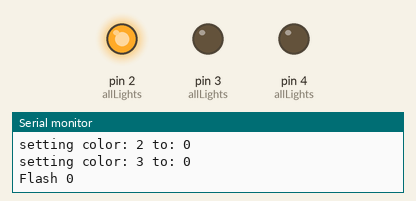
The program below on a simulated Arduino Pro Mini, built with avr-gcc and run on an emulated ATmega328P. On the bench: output pins drawn as LEDs (lit = HIGH), the last lines printed to the serial monitor. No radio packets arrive unless stated.

Above: at 0.2 s.
At 7.5 s:
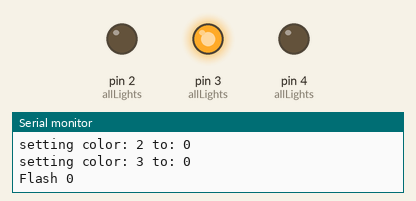
At 12.5 s:
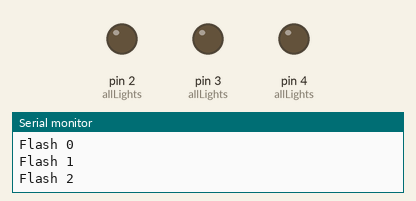
Timing chart, 0 to 17.0 s (numbered marks = the images above):
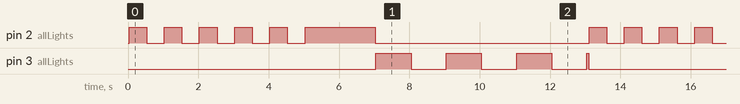

The program:

main.cpp
```cpp
#include <Arduino.h>
#include <config.h>
#include <RHReliableDatagram.h>
#include <RH_NRF24.h>
#include <SPI.h>

#define CLIENT_ADDRESS 1
#define SERVER_ADDRESS 2

// Singleton instance of the radio driver
RH_NRF24 driver;

RHReliableDatagram manager(driver, CLIENT_ADDRESS);

static const uint8_t allLights[] = {RED,YELLOW,GREEN};
uint8_t numberOfLights = sizeof(allLights);

uint8_t data[] = "Build-light transmition request";
uint8_t buf[RH_NRF24_MAX_MESSAGE_LEN];

enum Command {ALARM, WARNING, GOOD, LUNCH, DEMO};

void setLights(uint8_t colors[], uint8_t state) {
  uint8_t length = sizeof(colors);

  for (int colorIndex = 0; colorIndex < length; colorIndex++) {
    Serial.print("setting color: ");
    Serial.print(colors[colorIndex]);
    Serial.print(" to: ");
    Serial.println(state);
    digitalWrite(colors[colorIndex], state);
  }
}

void multipleOn(uint8_t colors[]) {
  setLights(colors, HIGH);
}

void multipleOff(uint8_t colors[]) {
  setLights(colors, LOW);
}

void allOff() {
  multipleOff(allLights);
}

void switchLight(uint8_t color) {
  allOff();
  digitalWrite(color, HIGH);
}

void flashLight(uint8_t color, uint8_t numberOfTimes, uint16_t speed, bool beep = false) {
  allOff();
  for(int count = 0; count < numberOfTimes; count++) {
    Serial.print("Flash ");
    Serial.println(count);
    digitalWrite(color, HIGH);
    delay(speed);
    digitalWrite(color, LOW);
    delay(speed);
  }
  digitalWrite(color, LOW);
}

void flashFast(uint8_t color, uint8_t numberOfTimes, bool beep = false) {
  flashLight(color, numberOfTimes, 500);
}

void flashSlow(uint8_t color, uint8_t numberOfTimes, bool beep = false) {
  flashLight(color, numberOfTimes, 1000);
}

void handleCommand(Command command) {
  Serial.print("Received command: ");
  Serial.println(command);

  switch (command) {
    case ALARM:
      flashFast(RED, 5, true);
      switchLight(RED);
      break;
    case WARNING:
      flashSlow(YELLOW, 3, true);
      switchLight(YELLOW);
      break;
    case GOOD:
      switchLight(GREEN);
      break;
    case LUNCH:
      // statements
      break;
    case DEMO:
      // statements
      break;
    default:
      Serial.println("Command unknown");
  }
}

void setup() {
  Serial.begin(9600);

  if (!manager.init())
    Serial.println("init failed");
    // Defaults after init are 2.402 GHz (channel 2), 2Mbps, 0dBm

  for (int thisPin = 0; thisPin < numberOfLights; thisPin++) {
    pinMode(allLights[thisPin], OUTPUT);
  }

  Serial.println("Setup complete..");
}

void loop() {
  // Send a message to manager_server
  // if (manager.sendtoWait(data, sizeof(data), SERVER_ADDRESS)) {
  //   // Now wait for a reply from the server
  //   uint8_t len = sizeof(buf);
  //   uint8_t from;
  //   if (manager.recvfromAckTimeout(buf, &len, 2000, &from)) {
  //     Serial.print("got reply from : 0x");
  //     Serial.print(from, HEX);
  //     Serial.print(": ");
  //     Serial.println((char*)buf);
  //   } else {
  //     Serial.println("No reply, is the gateway running?");
  //   }
  // } else {
  //   Serial.println("sendtoWait failed");
  // }
  // delay(500);

  handleCommand(ALARM);
  delay(2000);
  handleCommand(WARNING);
}
```

config.h
```cpp
#ifndef CONFIG_H
#define CONFIG_H

#define RED       2
#define YELLOW    3
#define GREEN     4
#define BEEP_PIN  5

#endif
```

Measured:
- by itself, pin 2 (allLights): repeats every 13.1 s: 4 × (LOW 0.50 s, HIGH 0.50 s), LOW 0.50 s, HIGH 2.0 s, LOW 6.1 s, HIGH 0.50 s
- by itself, pin 3 (allLights): repeats every 13.1 s: 2 × (LOW 1.0 s, HIGH 1.0 s), LOW 1.0 s, HIGH 0.05 s, LOW 7.0 s, HIGH 1.0 s
- by itself, everything shown: repeats every 13.1 s, in 18 steps
